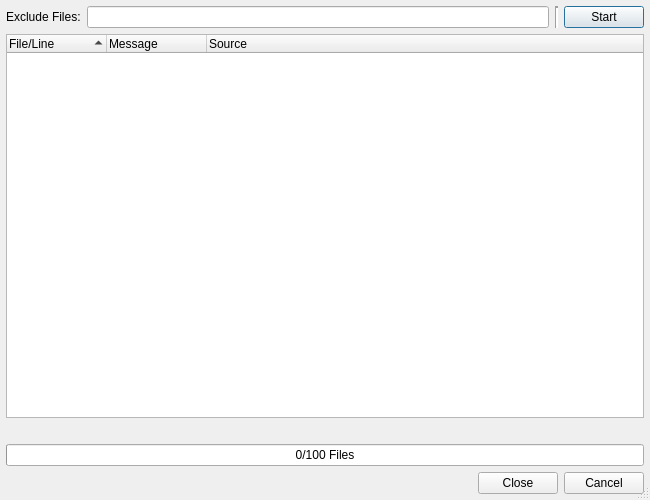
<?xml version="1.0" encoding="UTF-8"?>
<ui version="4.0">
 <class>SyntaxCheckerDialog</class>
 <widget class="QDialog" name="SyntaxCheckerDialog">
  <property name="geometry">
   <rect>
    <x>0</x>
    <y>0</y>
    <width>650</width>
    <height>500</height>
   </rect>
  </property>
  <property name="windowTitle">
   <string>Syntax Check Result</string>
  </property>
  <property name="whatsThis">
   <string>&lt;b&gt;Syntax Check Results&lt;/b&gt;
&lt;p&gt;This dialog shows the results of the syntax check. Double clicking an
entry will open an editor window and position the cursor at the respective line.&lt;/p&gt;</string>
  </property>
  <property name="sizeGripEnabled">
   <bool>true</bool>
  </property>
  <layout class="QVBoxLayout" name="verticalLayout">
   <item>
    <widget class="QFrame" name="filterFrame">
     <property name="frameShape">
      <enum>QFrame::NoFrame</enum>
     </property>
     <property name="frameShadow">
      <enum>QFrame::Raised</enum>
     </property>
     <layout class="QHBoxLayout" name="horizontalLayout">
      <property name="margin">
       <number>0</number>
      </property>
      <item>
       <widget class="QLabel" name="label_2">
        <property name="text">
         <string>Exclude Files:</string>
        </property>
       </widget>
      </item>
      <item>
       <widget class="E5ClearableLineEdit" name="excludeFilesEdit">
        <property name="toolTip">
         <string>Enter filename patterns of files to be excluded separated by a comma</string>
        </property>
       </widget>
      </item>
      <item>
       <widget class="Line" name="line">
        <property name="lineWidth">
         <number>2</number>
        </property>
        <property name="orientation">
         <enum>Qt::Vertical</enum>
        </property>
       </widget>
      </item>
      <item>
       <widget class="QPushButton" name="startButton">
        <property name="toolTip">
         <string>Press to start the syntax check run</string>
        </property>
        <property name="text">
         <string>Start</string>
        </property>
       </widget>
      </item>
     </layout>
    </widget>
   </item>
   <item>
    <widget class="QTreeWidget" name="resultList">
     <property name="whatsThis">
      <string>&lt;b&gt;Result List&lt;/b&gt;
&lt;p&gt;This list shows the results of the syntax check. Double clicking
an entry will open this entry in an editor window and position the cursor at
the respective line.&lt;/p&gt;</string>
     </property>
     <property name="alternatingRowColors">
      <bool>true</bool>
     </property>
     <property name="sortingEnabled">
      <bool>true</bool>
     </property>
     <column>
      <property name="text">
       <string>File/Line</string>
      </property>
     </column>
     <column>
      <property name="text">
       <string>Message</string>
      </property>
     </column>
     <column>
      <property name="text">
       <string>Source</string>
      </property>
     </column>
    </widget>
   </item>
   <item>
    <widget class="E5SqueezeLabelPath" name="checkProgressLabel">
     <property name="sizePolicy">
      <sizepolicy hsizetype="Expanding" vsizetype="Preferred">
       <horstretch>0</horstretch>
       <verstretch>0</verstretch>
      </sizepolicy>
     </property>
     <property name="text">
      <string/>
     </property>
    </widget>
   </item>
   <item>
    <widget class="QProgressBar" name="checkProgress">
     <property name="toolTip">
      <string>Shows the progress of the syntax check action</string>
     </property>
     <property name="value">
      <number>0</number>
     </property>
     <property name="orientation">
      <enum>Qt::Horizontal</enum>
     </property>
     <property name="format">
      <string>%v/%m Files</string>
     </property>
    </widget>
   </item>
   <item>
    <widget class="QDialogButtonBox" name="buttonBox">
     <property name="orientation">
      <enum>Qt::Horizontal</enum>
     </property>
     <property name="standardButtons">
      <set>QDialogButtonBox::Cancel|QDialogButtonBox::Close</set>
     </property>
    </widget>
   </item>
  </layout>
 </widget>
 <layoutdefault spacing="6" margin="6"/>
 <pixmapfunction>qPixmapFromMimeSource</pixmapfunction>
 <customwidgets>
  <customwidget>
   <class>E5SqueezeLabelPath</class>
   <extends>QLabel</extends>
   <header>E5Gui/E5SqueezeLabels.h</header>
  </customwidget>
  <customwidget>
   <class>E5ClearableLineEdit</class>
   <extends>QLineEdit</extends>
   <header>E5Gui/E5LineEdit.h</header>
  </customwidget>
 </customwidgets>
 <tabstops>
  <tabstop>startButton</tabstop>
  <tabstop>excludeFilesEdit</tabstop>
  <tabstop>resultList</tabstop>
  <tabstop>buttonBox</tabstop>
 </tabstops>
 <resources/>
 <connections/>
</ui>
